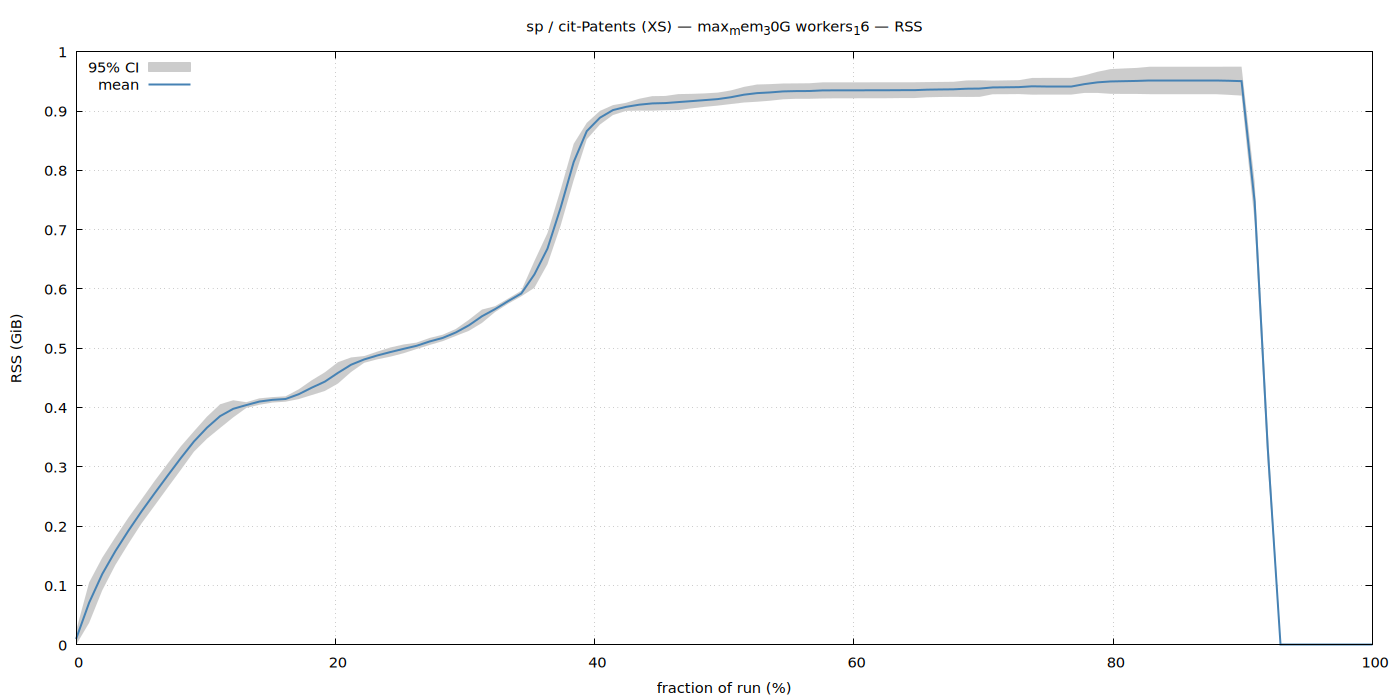

Reproduce this figure in gnuplot.
set terminal pngcairo size 1400,700 enhanced font 'Sans,11'
set output '/home/ubuntu/nvm/gfrs/sp/XS/cit-Patents/max_mem_30G_workers_16/rss.png'
set title "sp / cit-Patents (XS) — max_mem_30G workers_16 — RSS"
set xlabel 'fraction of run (%)'
set ylabel 'RSS (GiB)'
set grid
set key top left
set yrange [0:*]
plot '/home/ubuntu/nvm/gfrs/sp/XS/cit-Patents/max_mem_30G_workers_16/rss.dat' using 1:3:4 with filledcurves lc rgb '#cccccc' title '95% CI', \
     '' using 1:2 with lines lw 2 lc rgb '#4682b4' title 'mean'
